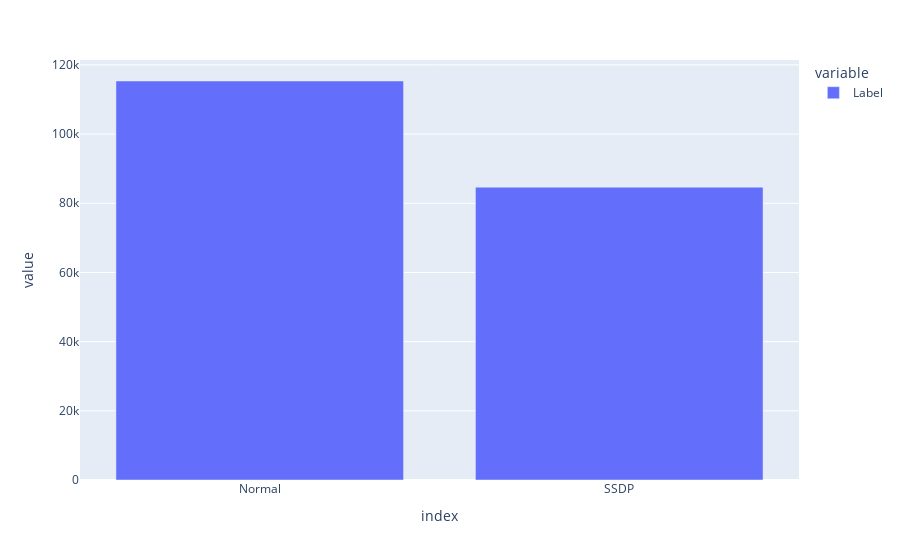

The cell this chart's notebook holds for it:
### Markdown cell above
Label analysis

### Code cell
print(df["Label"].unique())
print(df["Label"].value_counts())
fig = px.bar(df["Label"].value_counts())
fig.show()

### Figure 1 — Plotly figure (JSON) as saved in the notebook; plotly's stock layout.template omitted (floating-point values rounded to 4 significant figures)
{"data": [{"alignmentgroup": "True", "hovertemplate": "variable=Label<br>index=%{x}<br>value=%{y}<extra></extra>", "legendgroup": "Label", "marker": {"color": "#636efa", "pattern": {"shape": ""}}, "name": "Label", "offsetgroup": "Label", "orientation": "v", "showlegend": true, "textposition": "auto", "type": "bar", "x": ["Normal", "SSDP"], "xaxis": "x", "y": [115348, 84652], "yaxis": "y"}], "layout": {"barmode": "relative", "legend": {"title": {"text": "variable"}, "tracegroupgap": 0}, "margin": {"t": 60}, "xaxis": {"anchor": "y", "domain": [0, 1], "title": {"text": "index"}}, "yaxis": {"anchor": "x", "domain": [0, 1], "title": {"text": "value"}}}}
